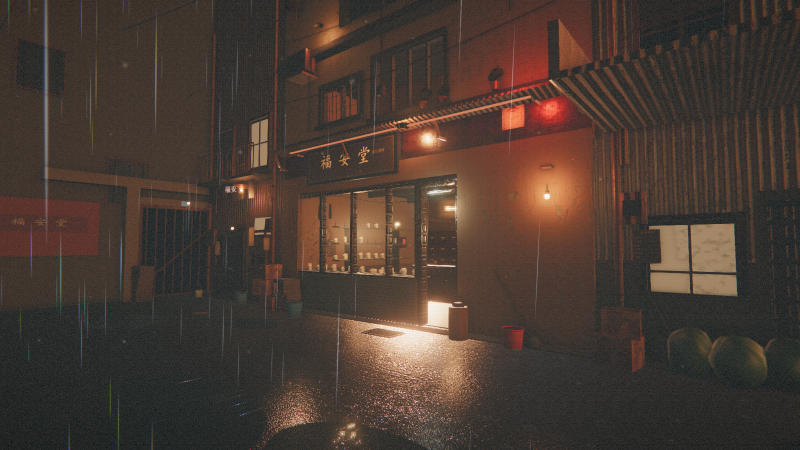
#> input picture shots/main_2026_11_06/01_alley_wide.png, 1600 x 900 px, found by its file name (shown at 1/2 size)
$ python mk_stain.py main_2026_11_06/02_shopfront.png
#> lines starting #> are read from the running program, lines starting #| are printed output that depends on the picture

import sys, os
from PIL import Image, ImageDraw
d = sys.argv[1]
def strip(a, b, box, out, la="BEFORE", lb="AFTER"):
#> called with box = (0, 180, 760, 760), la = 'BEFORE', lb = 'AFTER'
    A = Image.open(a).convert("RGB").crop(box); B = Image.open(b).convert("RGB").crop(box)
#> after `A = Image.open(a).convert('RGB').crop(box)`:
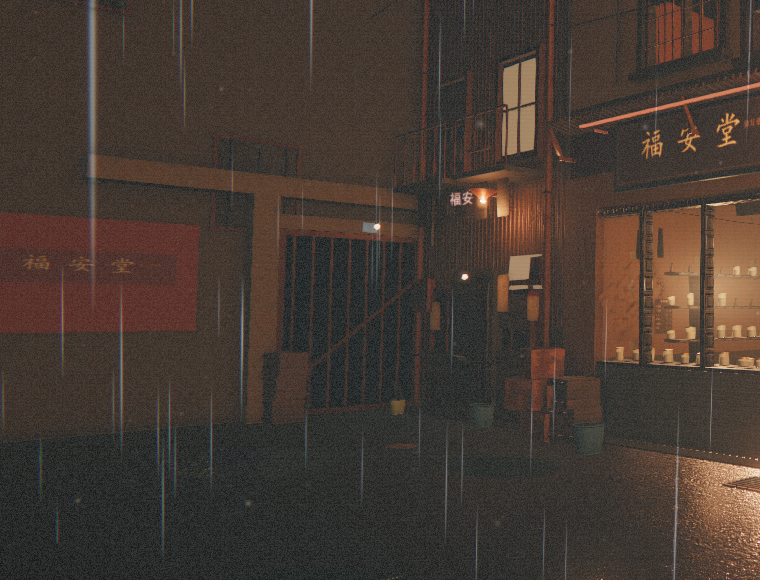
#> A: PIL image 760x580 RGB; mean R, G, B 70.1, 57.9, 50.2
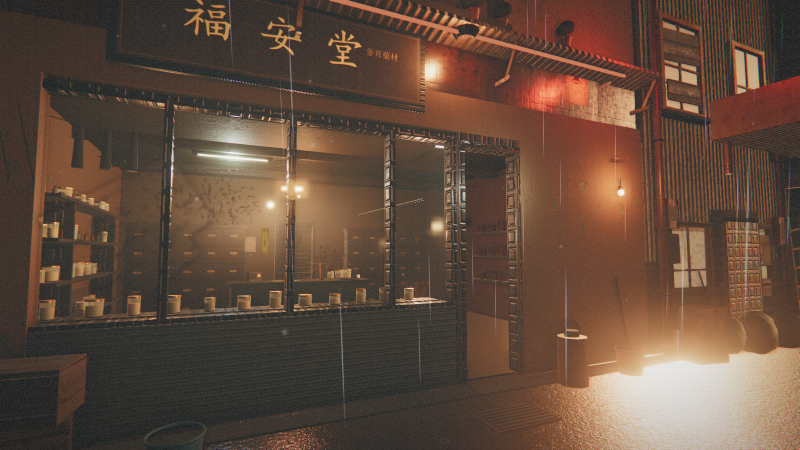
#> input picture shots/main_2026_11_06/02_shopfront.png, 1600 x 900 px, given in place of it6_alley.png, which was not available (shown at 1/2 size)
#> after `B = Image.open(b).convert('RGB').crop(box)`:
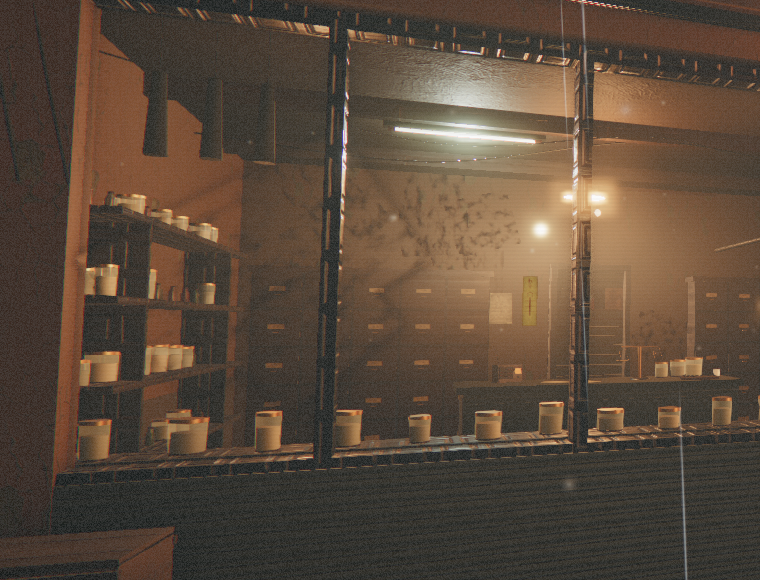
#> B: PIL image 760x580 RGB; mean R, G, B 90.8, 74, 59.2
    w,h = A.size
#> w = 760; h = 580
    o = Image.new("RGB", (w*2+12, h+22), (14,14,14))
#> o: PIL image 1532x602 RGB; every value is 14
    o.paste(A, (0,20)); o.paste(B, (w+12,20))
    dr = ImageDraw.Draw(o); dr.text((4,6), la, fill=(230,230,230)); dr.text((w+16,6), lb, fill=(230,230,230))
    o.save(out, quality=92); print(out, o.size)
#| main_2026_11_06/02_shopfront.png/shots/CMP_stain_alley.jpg (1532, 602)
S = os.path.join(d,"shots")
strip(os.path.join(S,"main_2026_11_06","01_alley_wide.png"), os.path.join(S,"it6_alley.png"), (0,180,760,760), os.path.join(S,"CMP_stain_alley.jpg"))
strip(os.path.join(S,"nostool_07.png"), os.path.join(S,"it6_bath.png"), (0,60,700,700), os.path.join(S,"CMP_stain_bath.jpg"))
#> call 2 of strip, with box = (0, 60, 700, 700), la = 'BEFORE', lb = 'AFTER'
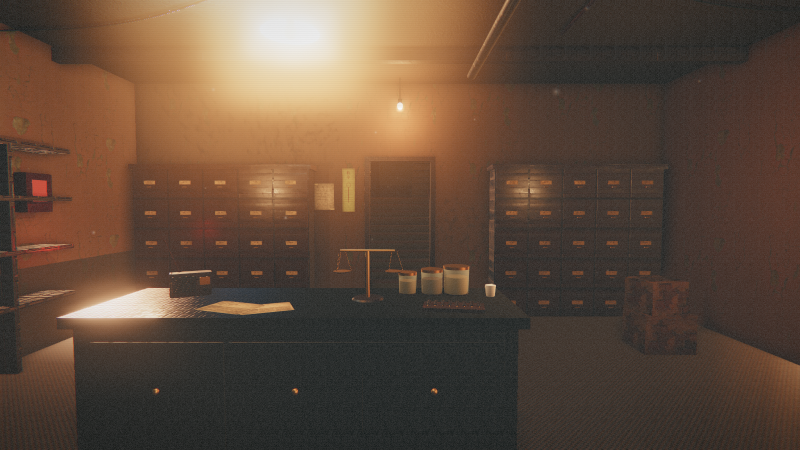
#> input picture shots/main_2026_11_06/03_shop_in.png, 1600 x 900 px, given in place of nostool_07.png, which was not available (shown at 1/2 size)
#> in strip (call 2), `A = Image.open(a).convert('RGB').crop(box)`:
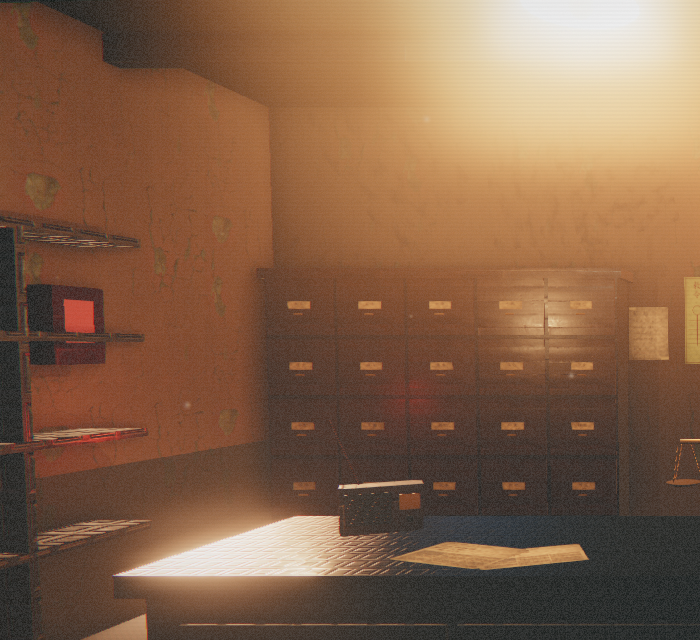
#> A: PIL image 700x640 RGB; mean R, G, B 131.7, 97.6, 72.7
#> in strip (call 2), `o = Image.new("RGB", (w*2+12, h+22), (14,14,14))`: o: PIL image 1412x662 RGB; every value is 14
#> in strip (call 2), `o.paste(A, (0, 20))`:
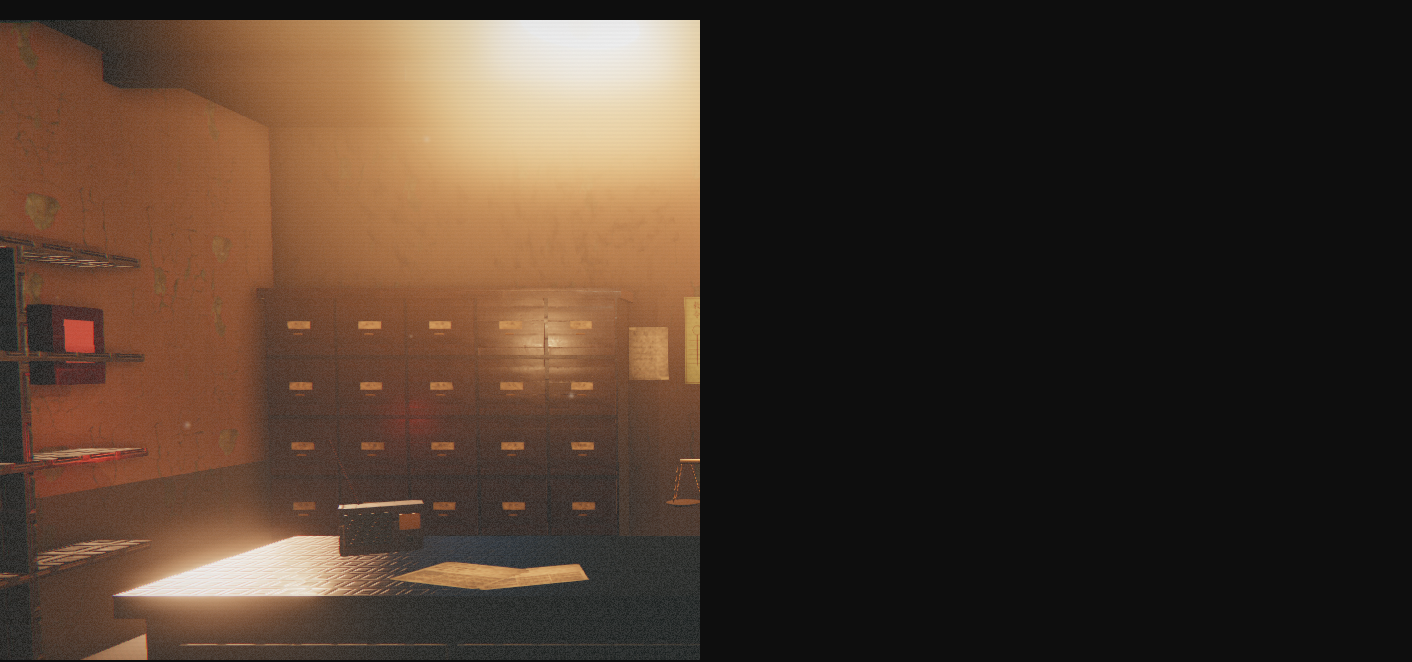
#> o: PIL image 1412x662 RGB; mean R, G, B 70.4, 54.1, 42.1
#> in strip (call 2), `o.paste(B, (w + 12, 20))`:
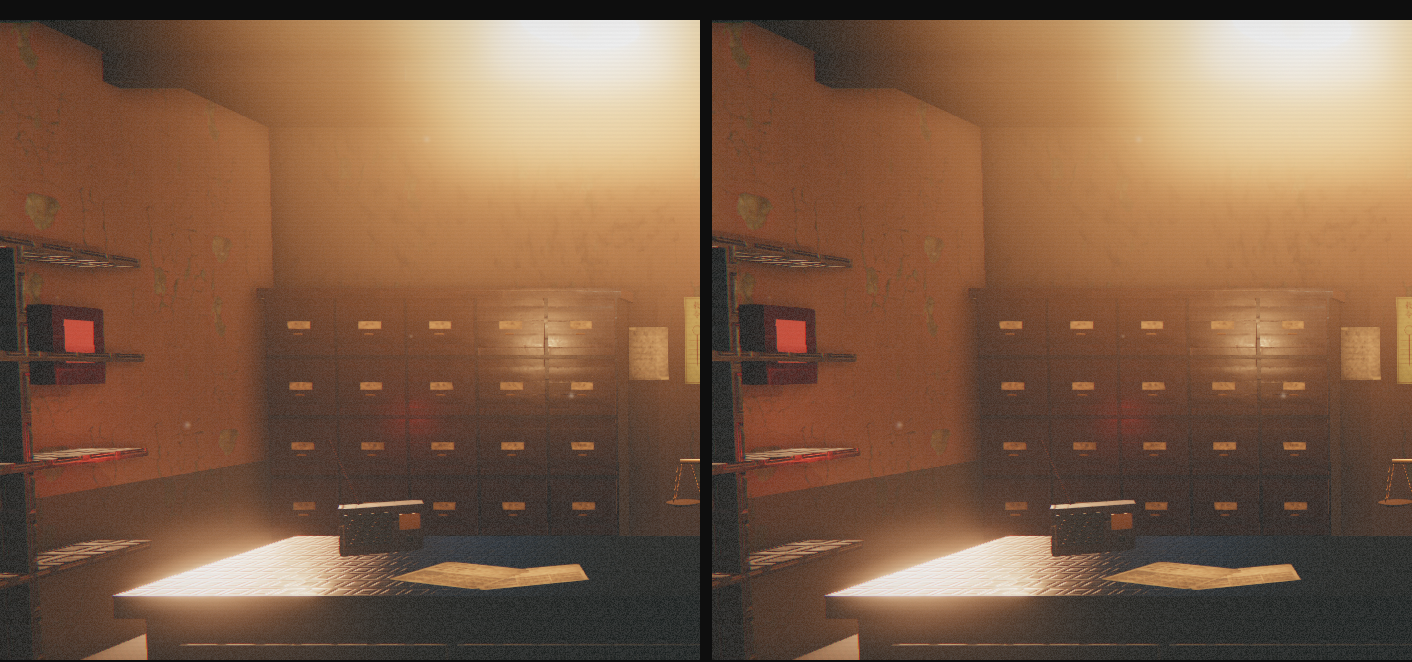
#> o: PIL image 1412x662 RGB; mean R, G, B 126.8, 94.1, 70.3
#| main_2026_11_06/02_shopfront.png/shots/CMP_stain_bath.jpg (1412, 662)
